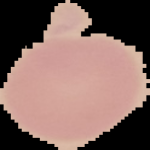
#> input picture malaria/cell_images/Healthy/C109P70ThinF_IMG_20150930_103214_cell_151.png, 150 x 150 px; its folder holds only this picture in this run
$ python resize.py   (older library calls are emulated)
#> lines starting #> are read from the running program, lines starting #| are printed output that depends on the picture
from PIL import Image, ImageOps
import cv2
from imutils import paths

desired_size = 400
base_path = "malaria/cell_images"
image_paths = list(paths.list_images(base_path))

for im_pth in image_paths:

    im = Image.open(im_pth)
#> im is the input picture: PIL image 150x150 RGB; mean R, G, B 129.8, 101.9, 95.6
    old_size = im.size
#> old_size = (150, 150)

    ratio = float(desired_size)/max(old_size)
#> ratio = 2.67

    new_size = tuple([int(x) for x in old_size])
#> new_size = (150, 150)

    im = im.resize(new_size, Image.ANTIALIAS)

    new_im = Image.new("RGB", (desired_size, desired_size))
#> new_im: PIL image 400x400 RGB; every value is 0
    new_im.paste(im, ((desired_size-new_size[0])//2,
                      (desired_size-new_size[1])//2))
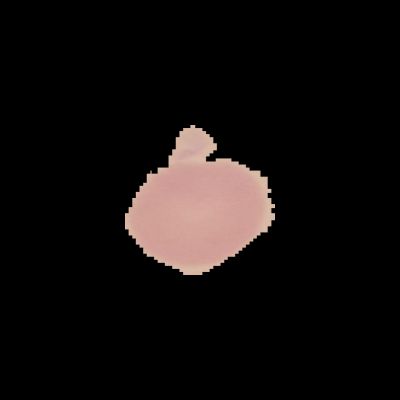
#> new_im: PIL image 400x400 RGB; mean R, G, B 18.3, 14.3, 13.4

    delta_w = desired_size - new_size[0]
#> delta_w = 250
    delta_h = desired_size - new_size[1]
#> delta_h = 250
    padding = (delta_w//2, delta_h//2, delta_w-(delta_w//2), delta_h-(delta_h//2))
#> padding = (125, 125, 125, 125)
    print(padding)
#| (125, 125, 125, 125)
    new_im = ImageOps.expand(im, padding, fill="black")
    new_im.save(im_pth)

print("All done!~ ^-^")
